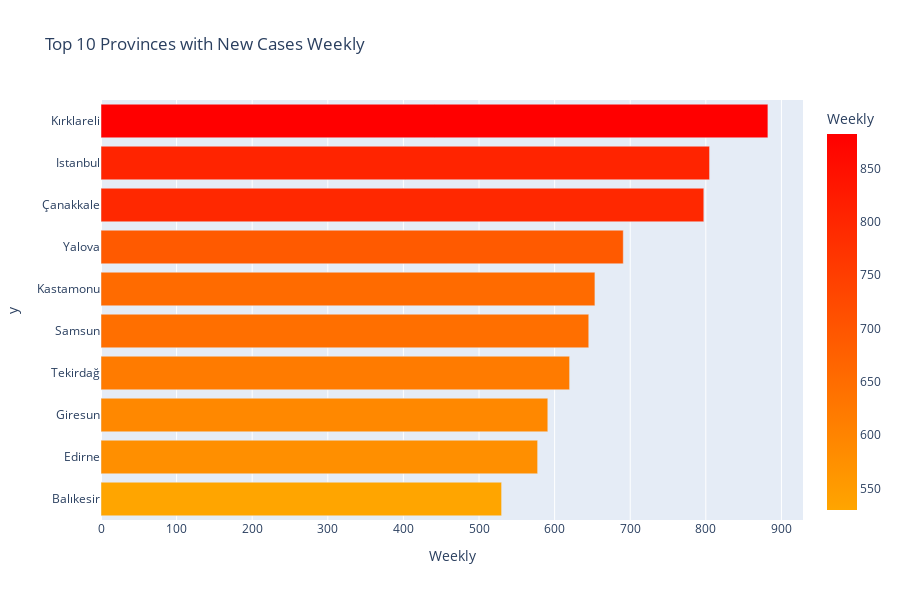

Notebook cell for this chart:
### Code cell
top10_deaths = pd.DataFrame(df_visual.groupby('Province')['Weekly'].sum().nlargest(10).sort_values(ascending = True))
fig2 = px.bar(top10_deaths, x = 'Weekly', y = top10_deaths.index, height = 600, color = 'Weekly', orientation = 'h',
            color_continuous_scale = ['orange','red'], title = 'Top 10 Provinces with New Cases Weekly')
fig2.show()

### Figure 1 — Plotly figure (JSON) as saved in the notebook; plotly's stock layout.template omitted (floating-point values rounded to 4 significant figures)
{"data": [{"alignmentgroup": "True", "hovertemplate": "Weekly=%{marker.color}<br>y=%{y}<extra></extra>", "legendgroup": "", "marker": {"color": [529.9, 577.5, 591.0, 619.9, 645.2, 653.3, 690.8, 797.3, 805.0, 882.1], "coloraxis": "coloraxis"}, "name": "", "offsetgroup": "", "orientation": "h", "showlegend": false, "textposition": "auto", "type": "bar", "x": [529.9, 577.5, 591.0, 619.9, 645.2, 653.3, 690.8, 797.3, 805.0, 882.1], "xaxis": "x", "y": ["Balıkesir", "Edirne", "Giresun", "Tekirdağ", "Samsun", "Kastamonu", "Yalova", "Çanakkale", "Istanbul", "Kırklareli"], "yaxis": "y"}], "layout": {"barmode": "relative", "coloraxis": {"colorbar": {"title": {"text": "Weekly"}}, "colorscale": [[0, "orange"], [1, "red"]]}, "height": 600, "legend": {"tracegroupgap": 0}, "title": {"text": "Top 10 Provinces with New Cases Weekly"}, "xaxis": {"anchor": "y", "domain": [0, 1], "title": {"text": "Weekly"}}, "yaxis": {"anchor": "x", "domain": [0, 1], "title": {"text": "y"}}}}
